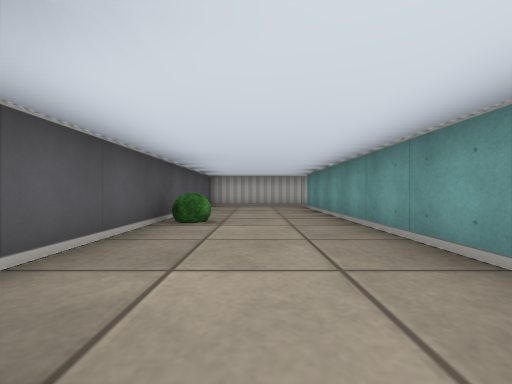
view 1 (above)

16 first-person views from a walk through a cub3D maze. The camera is about half as high as the walls, looks level and sees 90° across. The floor is counted in squares. Each view is taken from the middle of a square. On the plan, view 1 faces up. The plan holds only what a view shows up to about 9 squares ahead; the rest is blank.

view 2
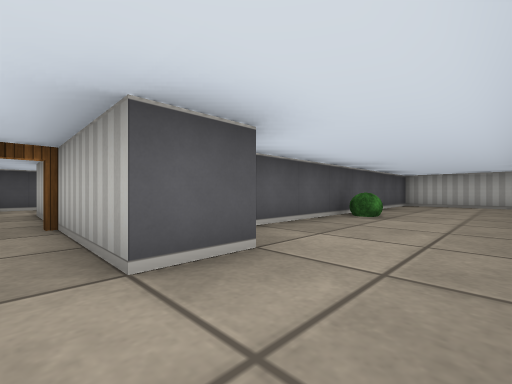

view 3
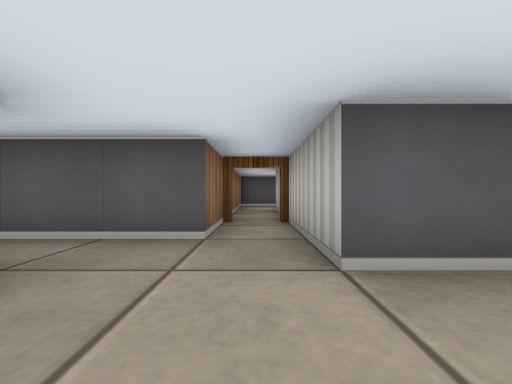

view 4
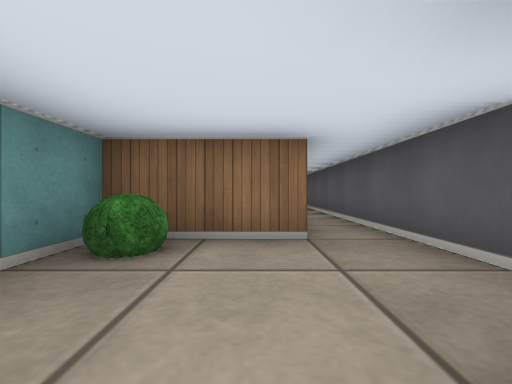

view 5
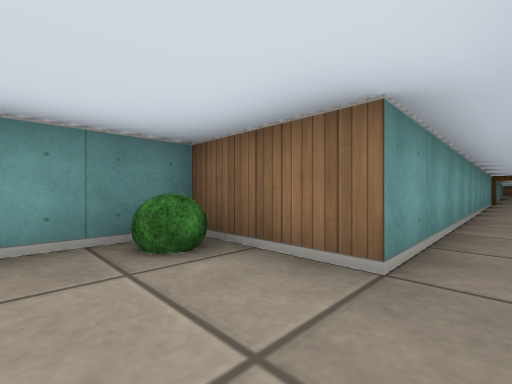

view 6
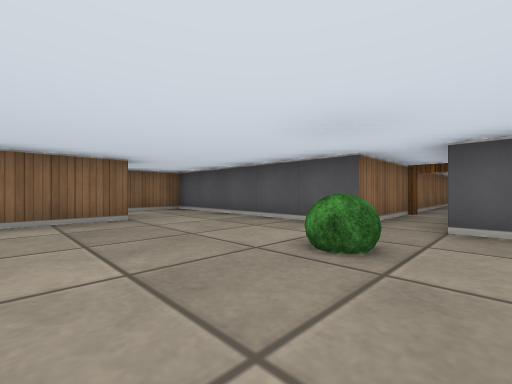

view 7
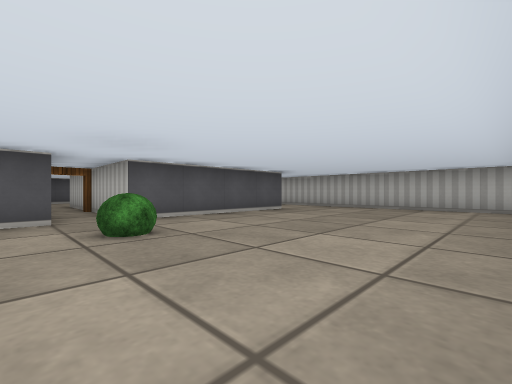

view 8
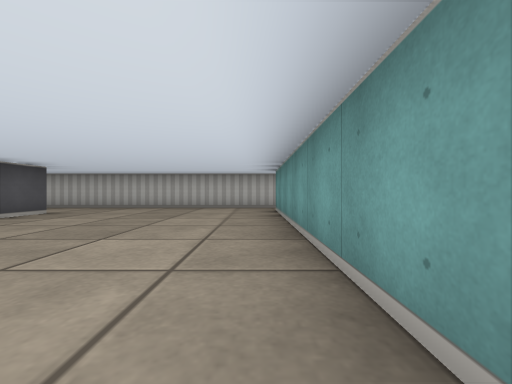

view 9
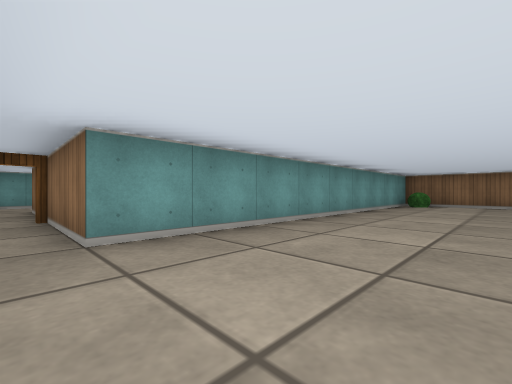

view 10
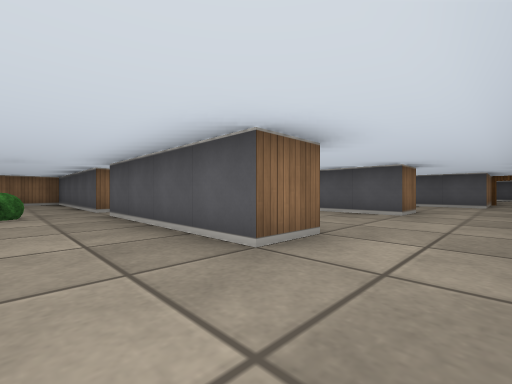

view 11
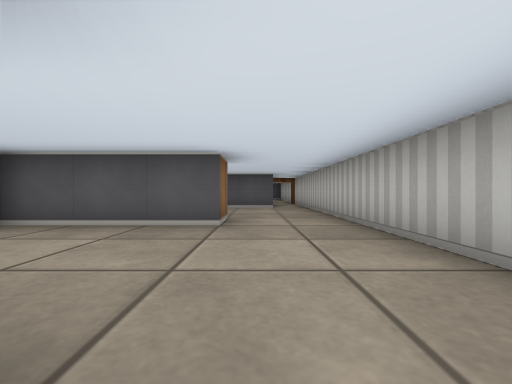

view 12
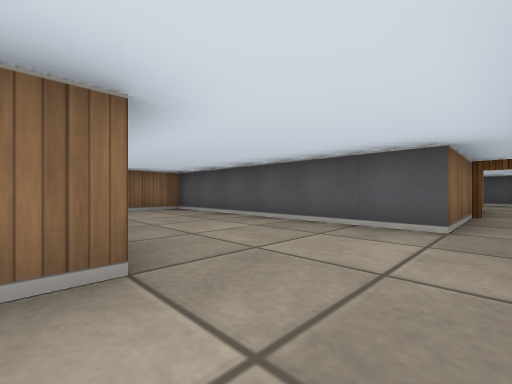

view 13
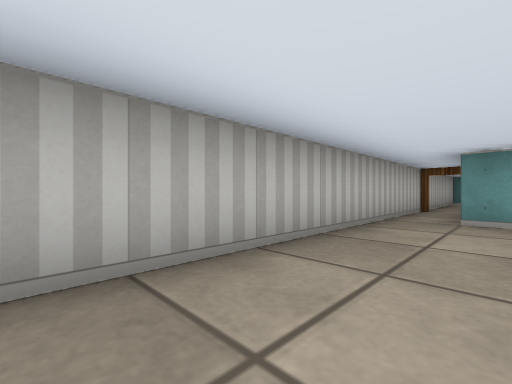

view 14
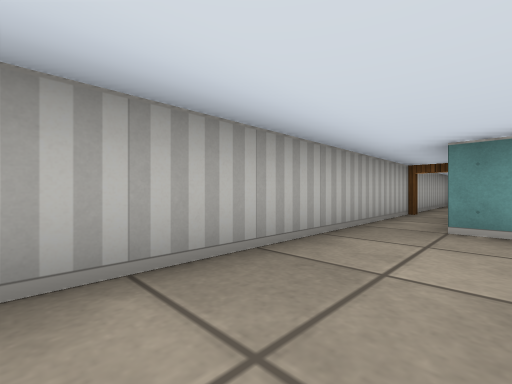

view 15
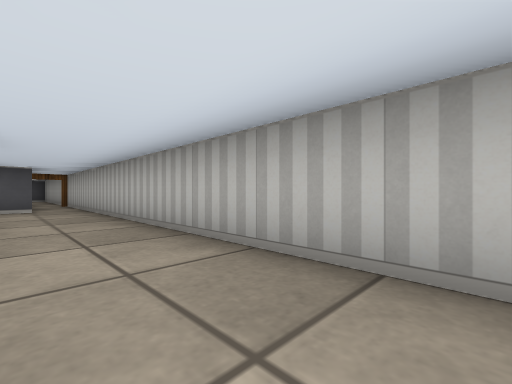

view 16
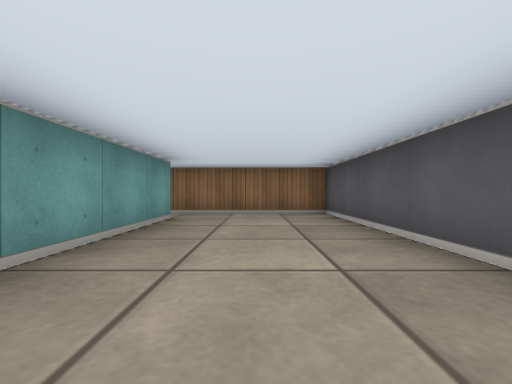

### Floor plan
Ten units are one square. View 1 is at (0, 0); x grows to the right and y downward. Boxes are objects, and circles mark ways between rooms. Rooms are numbered by the first view taken in them; rooms with no view inside come last. Other rooms are left out.
<svg viewBox="-185 -110 235 245">
<path fill="none" stroke="#000" d="M-5 -5 -5 5 -30 5M15 -15 15 -74M-30 15 -15 15 -15 74M18 -85 -15 -85 -15 -15M-5 130 -5 25 15 25 15 10M-75 -85 -75 -45 -100 -45M-55 -5 -25 -5 -25 -95 0 -95M-100 -35 -75 -35 -75 -5M-1 -105 -75 -105M-115 -85 -115 -55M-85 -85 -75 -85M-75 -105 -115 -105M-125 -85 -115 -85M-115 -105 -180 -105M-180 -95 -155 -95 -155 -35 -100 -35M-100 -45 -125 -45 -125 -75M-75 -5 -75 15 -30 15M-30 5 -55 5M18 -95 25 -95M44 -105 -1 -105M45 -94 45 -100"/>
<rect x="-15" y="-45" width="10" height="10" fill="#bbb"><title>bush</title></rect>
<rect x="5" y="15" width="10" height="10" fill="#bbb"><title>bush</title></rect>
<rect x="-65" y="-45" width="10" height="10" fill="#bbb"><title>bush</title></rect>
<rect x="-35" y="-15" width="10" height="10" fill="#bbb"><title>bush</title></rect>
<circle cx="-30" cy="10" r="3" fill="#2a7"/>
<circle cx="-80" cy="-95" r="3" fill="#2a7"/>
<circle cx="-100" cy="-40" r="3" fill="#2a7"/>
<circle cx="-65" cy="0" r="3" fill="#2a7"/>
<circle cx="0" cy="-100" r="3" fill="#2a7"/>
<circle cx="-120" cy="-95" r="3" fill="#2a7"/>
<text x="0" y="-10">1</text>
<text x="-50" y="-60">2</text>
<text x="-100" y="-80">3</text>
<text x="-140" y="-70">4</text>
<text x="-60" y="10">5</text>
<text x="30" y="-100">6</text>
</svg>
Room 1 opens to room 5. Room 2 opens to room 3. Room 2 opens to room 4. Room 2 opens to room 5. Room 2 opens to room 6. Room 3 opens to room 4.

Where each view was taken, in squares from view 1:
view 1: 0 up, 0 right, facing up
view 2: 1 down, 1 right, facing up-left
view 3: 1 down, 1 right, facing left
view 4: 0 up, 0 right, facing down
view 5: 1 down, 1 left, facing down-right
view 6: 5 up, 4 left, facing down-left
view 7: 3 up, 3 left, facing up-left
view 8: 3 up, 3 left, facing up
view 9: 10 up, 5 left, facing down-right
view 10: 10 up, 6 left, facing down-left
view 11: 9 up, 8 left, facing left
view 12: 10 up, 12 left, facing down-left
view 13: 9 up, 7 left, facing up-right
view 14: 9 up, 6 left, facing up-right
view 15: 9 up, 8 left, facing up-left
view 16: 9 up, 14 left, facing down
